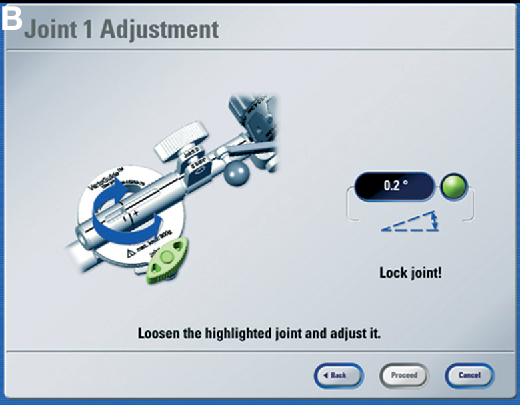
#> input picture Prototipos/OCR 1/humana1.png, 520 x 405 px, found by its file name
$ python tesseract.py
#> lines starting #> are read from the running program, lines starting #| are printed output that depends on the picture; after the words box and inside, x2 and y2 are one past the last pixel; in counts of white or black regions, pixels touching at a corner belong together
import cv2

import pytesseract
pytesseract.pytesseract.tesseract_cmd=r"C:\Program Files\Tesseract-OCR\tesseract.exe"

numero=[]

image=cv2.imread("humana1.png")
#> image is the input picture: shape (405, 520, 3); mean B, G, R 210.7, 201.9, 192.4
gray=cv2.cvtColor(image,cv2.COLOR_BGR2GRAY)
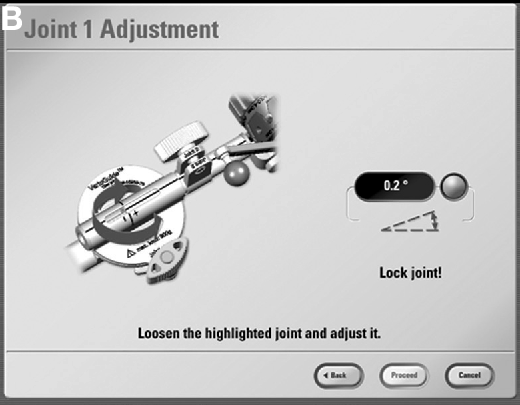
#> gray: shape (405, 520); min 0, max 255, mean 199.9


the=cv2.threshold(gray,0,255,cv2.THRESH_BINARY+cv2.THRESH_OTSU)[1]
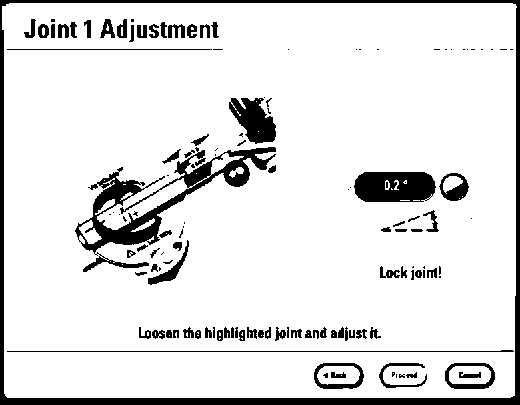
#> the: shape (405, 520); 88.5% white; 131 black regions (51 under 20 px), largest, box (x1, y1, x2, y2) and area: (0, 0, 520, 405) 8437, (75, 147, 276, 272) 5102, (354, 172, 436, 202) 2134
gray=cv2.blur(gray,(3,3))
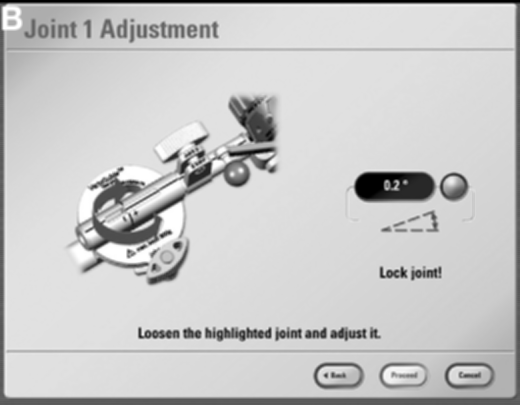
#> gray: shape (405, 520); min 0, max 255, mean 200
canny=cv2.Canny(gray,0,200)
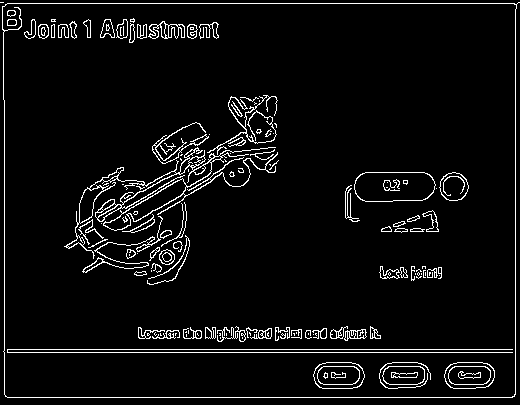
#> canny: shape (405, 520); 5.3% white in thin lines or dots
#canny=cv2.dilate(canny,None,iterations=1)

cnts,cnts1=cv2.findContours(canny,cv2.RETR_LIST,cv2.CHAIN_APPROX_SIMPLE)
#> cnts = 265 contours, 128 with area under 20; largest, box (x1, y1, x2, y2) and area: (2, 2, 520, 398) 201443, (2, 3, 517, 398) 201426, (64, 147, 278, 259) 2752, (354, 172, 436, 202) 2120, (354, 172, 436, 202) 2094; cnts1 = 265 rows, first 6: [1, -1, -1, -1], [2, 0, -1, -1], [3, 1, -1, -1], [4, 2, -1, -1], [5, 3, -1, -1], [6, 4, -1, -1]
#cv2.drawContours(image,cnts,171,(0,255,0),2)


for c in cnts:
    area=cv2.contourArea(c)
    x,y,w,h=cv2.boundingRect(c)
    epsilon=0.09*cv2.arcLength(c,True)

    approx=cv2.approxPolyDP(c,epsilon,True)
    if len(approx)<=2.1 and area>1000 and area<3100 :
        #print ("area=",area)

        cv2.drawContours(image,[c],0,(0,255,0),2)
        aspect_ratio=float(w)/h
        if aspect_ratio>2.7 and aspect_ratio<2.8:
            placa=image[y:y+h,x:x+w]
            cv2.imwrite("placaA.png", placa)
#> (the run stopped early here; a loop or call above may not have finished)

$ run again, with Prototipos/OCR 1/Recorte_test.png copied over Prototipos/OCR 1/humana1.png
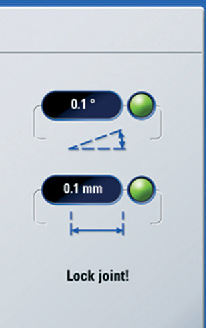
#> input picture Prototipos/OCR 1/Recorte_test.png, 206 x 328 px, found by its file name
#> image is the input picture: shape (328, 206, 3); mean B, G, R 208, 199, 189.9
#> `the=cv2.threshold(gray,0,255,cv2.THRESH_BINARY+cv2.THRESH_OTSU)[1]`:
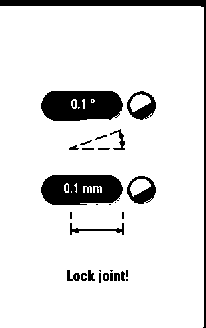
#> the: shape (328, 206); 88.8% white; 32 black regions (12 under 20 px), largest, box (x1, y1, x2, y2) and area: (41, 91, 123, 121) 2090, (41, 175, 123, 205) 2031, (0, 0, 206, 328) 1884
#> `canny=cv2.Canny(gray,0,200)`:
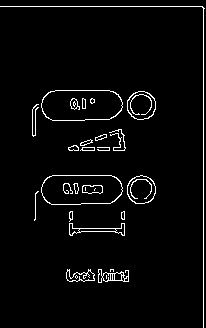
#> canny: shape (328, 206); 3.5% white in thin lines or dots
#> cnts = 61 contours, 25 with area under 20; largest, box (x1, y1, x2, y2) and area: (41, 90, 123, 121) 2186, (41, 90, 123, 121) 2158, (41, 175, 123, 205) 2126, (41, 175, 123, 205) 2100, (127, 91, 156, 120) 637; cnts1 = 61 rows, first 6: [1, -1, -1, -1], [2, 0, -1, -1], [3, 1, -1, -1], [4, 2, -1, -1], [5, 3, -1, -1], [6, 4, -1, -1]
